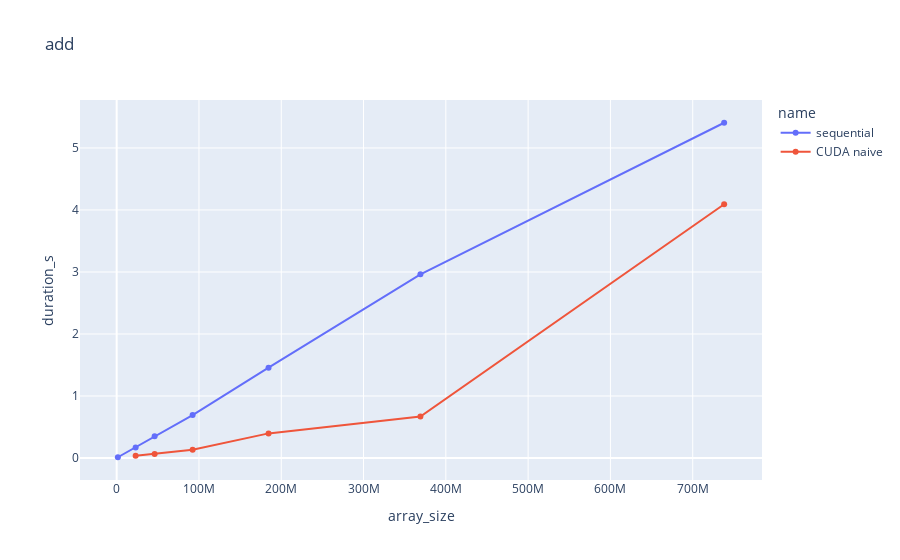

Notebook cell for this chart:
### Code cell
df = pd.read_csv("../test.csv")
df = df.drop_duplicates(['array_size','name'],keep='last')
df['duration_s'] = df['duration_us'] / 1000000
fig = px.line(df, x="array_size", y="duration_s", title='add',color="name",markers = True)
fig.update_traces(textposition="bottom right")
fig.show()

### Figure 1 — Plotly figure (JSON) as saved in the notebook; plotly's stock layout.template omitted (floating-point values rounded to 4 significant figures)
{"data": [{"hovertemplate": "name=sequential<br>array_size=%{x}<br>duration_s=%{y}<extra></extra>", "legendgroup": "sequential", "line": {"color": "#636efa", "dash": "solid"}, "marker": {"symbol": "circle"}, "mode": "lines+markers", "name": "sequential", "orientation": "v", "showlegend": true, "textposition": "bottom right", "type": "scatter", "x": [1441792, 23068672, 46137344, 92274688, 184549376, 369098752, 738197504], "xaxis": "x", "y": [0.01239, 0.1715, 0.353, 0.6919, 1.457, 2.961, 5.406], "yaxis": "y"}, {"hovertemplate": "name=CUDA naive<br>array_size=%{x}<br>duration_s=%{y}<extra></extra>", "legendgroup": "CUDA naive", "line": {"color": "#EF553B", "dash": "solid"}, "marker": {"symbol": "circle"}, "mode": "lines+markers", "name": "CUDA naive", "orientation": "v", "showlegend": true, "textposition": "bottom right", "type": "scatter", "x": [23068672, 46137344, 92274688, 184549376, 369098752, 738197504], "xaxis": "x", "y": [0.03596, 0.06645, 0.1334, 0.3972, 0.67, 4.092], "yaxis": "y"}], "layout": {"legend": {"title": {"text": "name"}, "tracegroupgap": 0}, "title": {"text": "add"}, "xaxis": {"anchor": "y", "domain": [0, 1], "title": {"text": "array_size"}}, "yaxis": {"anchor": "x", "domain": [0, 1], "title": {"text": "duration_s"}}}}
